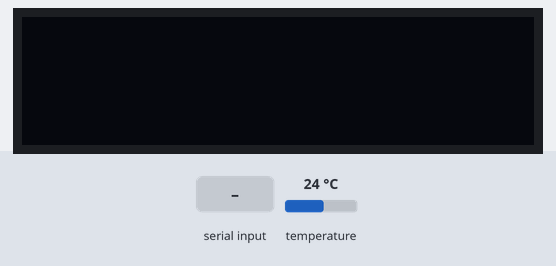
A sketch run on a simulated Arduino Uno, built with avr-gcc and run on an emulated ATmega328P. On the bench: 128×32 one-colour display. The inputs (shaded band) are chosen by the test bench; at power-on: temperature 24 °C. What the sketch prints to the serial monitor is not drawn.

Above: at 1.2 s.
1.3 s: "clock" received over Serial
At 3.9 s:
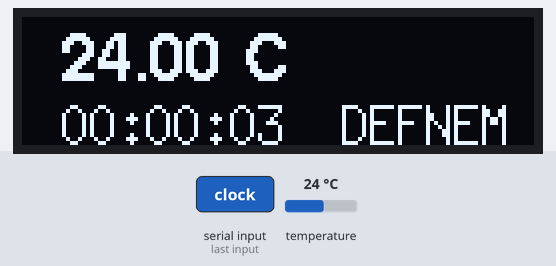
4.3 s: temperature set to 12 °C
At 5.33 s:
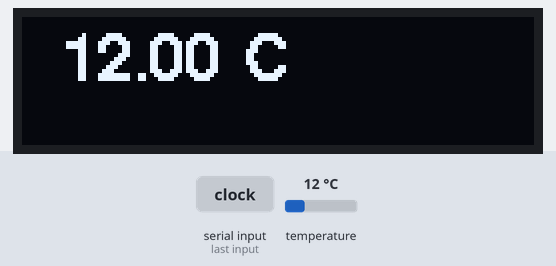
6.8 s: temperature set to 19 °C
At 8.3 s:
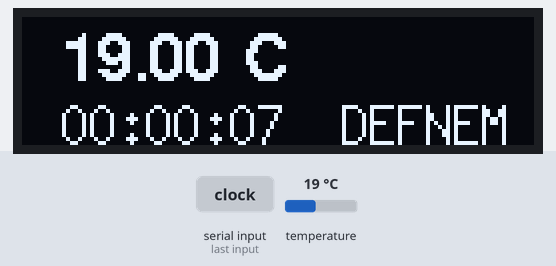
8.9 s: temperature set to 28 °C
At 10.4 s:
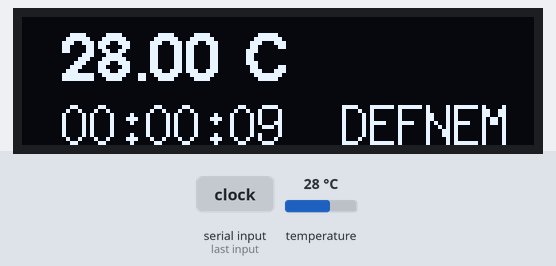
Timing chart, 0 to 11.9 s (numbered marks = the images above; inputs shaded):
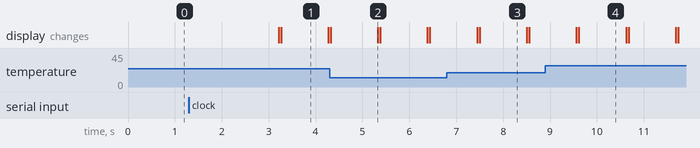

Measured:
- after the input at 1.3 s, the display: first changes after 1.9 s (image 1 shows a later state)
- what the display in image 1 shows lasts 1.0 s, from 3.3 s to 4.3 s

The sketch:

dht11_oled.ino
```cpp
#include <Arduino.h>
#include <U8g2lib.h>
#include <Wire.h>
#include <OneWire.h>
#include <DallasTemperature.h>
#include <Time.h>


#define ONE_WIRE_BUS 2
OneWire oneWire(ONE_WIRE_BUS);
DallasTemperature sensors(&oneWire);

U8G2_SH1106_128X32_VISIONOX_F_HW_I2C u8g2(U8G2_R0, /* reset=*/ U8X8_PIN_NONE);


int timer1_counter = 0;
int timer2_counter = 0;
int gl_counter = 0;

float tempC = 0;

int tick = 0;
int hour = 9;
int minute = 8;
int second = 7;

int time_ok = 0;

void setup(void) {
  sensors.begin();

  u8g2.begin();

  Serial.begin(115200);
  while (!Serial) ;

  noInterrupts();
  //Timer-1
  TCCR1A = 0;
  TCCR1B = 0;
  timer1_counter = 3035;   // preload timer 65536-16MHz/256/2Hz (34286 for 0.5sec) (59286 for 0.1sec) (3035 for 1sec)
  TCNT1 = timer1_counter;   // preload timer
  TCCR1B |= (1 << CS12);    // 256 prescaler
  TIMSK1 |= (1 << TOIE1);   // enable timer overflow interrupt
  //Timer-2
  TCCR2A = 0;
  TCCR2B = 0;
  timer2_counter = 124;   // preload timer 256-16MHz/256/2Hz (124 for 500 Hz - 0.002 sec)
  TCNT2 = timer2_counter;   // preload timer
  TCCR2B |= (1 << CS22);    // 256 prescaler
  TIMSK2 |= (1 << TOIE2);   // enable timer overflow interrupt
  interrupts();
}

void loop(void)
{
  task_run(gl_counter);
}

void read_temp_sens(void)
{
  sensors.requestTemperatures(); // Send the command to get temperatures
  tempC = sensors.getTempCByIndex(0);
}

void run_OLED(const float temp_s, const int hour_s, const int minute_s, const int second_s)
{
  u8g2.clearBuffer();
  u8g2.setFont(u8g2_font_helvB12_tf);//u8g2_font_profont22_mr); // choose a suitable font
  u8g2.setCursor(10, 16);
  u8g2.print(temp_s);
  u8g2.print(" C");
  u8g2.sendBuffer();

  u8g2.setFont(u8g2_font_7x14_mr );//u8g2_font_8x13B_tf ); // choose a suitable font
  u8g2.setCursor(10, 32);
  if(hour_s < 10)
    u8g2.print("0");
  u8g2.print(hour_s);
  u8g2.print(":");
  if(minute_s < 10)
    u8g2.print("0");
  u8g2.print(minute_s);
  u8g2.print(":");
  if(second_s < 10)
    u8g2.print("0");
  u8g2.print(second_s);
  u8g2.print("  DEFNEM");
  u8g2.sendBuffer();
}


ISR(TIMER1_OVF_vect)        // interrupt service routine - tick every 1sec
{
  TCNT1 = timer1_counter;
  tick++;
}

ISR(TIMER2_OVF_vect)        // interrupt service routine - tick every 0.002sec
{
  TCNT2 = timer2_counter;
  gl_counter++;
}

void set_time(int &hour_s, int &minute_s)
{
  int time_idx = 0;
  String h_m_str = Serial.readString();

  if(h_m_str.indexOf("clock") != -1)
  {
    h_m_str.replace("clock", "");
    Serial.println("New string: " + h_m_str);
    hour_s = h_m_str.substring(0,2).toInt();
    minute_s = h_m_str.substring(2,4).toInt();
    Serial.print("hour: ");
    Serial.println(hour_s);
    Serial.print("minute: ");
    Serial.println(minute_s);
    time_ok = 1;
  }
}

void start_time(int &hour_s, int &minute_s, int &second_s)
{
  second_s = tick;

  if(second_s > 59)
  {
    tick = 0;
    minute_s++;
  }
  if(minute_s > 59)
  {
    minute_s = 0;
    hour_s++;
  }
  if(hour_s > 23)
  {
    hour_s = 0;
  }
}

static void task_run(int &cnt)
{
  int temp_cnt = cnt;

  //1 Hz
  if(temp_cnt % 500 == 0)
  {
    start_time(hour, minute, second);
    read_temp_sens();
    run_OLED(tempC, hour, minute, second);
  }

  if(time_ok == 0)
  {
    set_time(hour, minute);
  }

}
```
